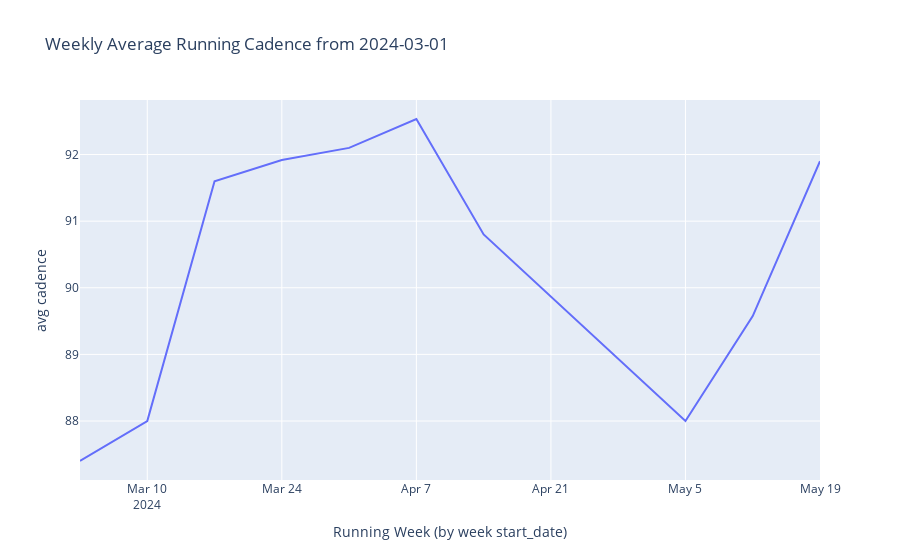

Source (notebook cell):
### Code cell
group_cadence_by_week = running_data.groupby(pd.Grouper(key="start_date", freq="W"))['average_cadence'].mean().reset_index()
avg_cadence_time = group_cadence_by_week[(group_cadence_by_week['average_cadence'].notnull())]
fig = px.line(avg_cadence_time, x="start_date", y="average_cadence", title = f"Weekly Average Running Cadence from {earliest_running_date}")
fig.update_layout(xaxis_title ="Running Week (by week start_date)", yaxis_title = "avg cadence")
fig.show()

### Figure 1 — Plotly figure (JSON) as saved in the notebook; plotly's stock layout.template omitted (floating-point values rounded to 4 significant figures)
{"data": [{"hovertemplate": "start_date=%{x}<br>average_cadence=%{y}<extra></extra>", "legendgroup": "", "line": {"color": "#636efa", "dash": "solid"}, "marker": {"symbol": "circle"}, "mode": "lines", "name": "", "orientation": "v", "showlegend": false, "type": "scatter", "x": ["2024-03-03T00:00:00+00:00", "2024-03-10T00:00:00+00:00", "2024-03-17T00:00:00+00:00", "2024-03-24T00:00:00+00:00", "2024-03-31T00:00:00+00:00", "2024-04-07T00:00:00+00:00", "2024-04-14T00:00:00+00:00", "2024-05-05T00:00:00+00:00", "2024-05-12T00:00:00+00:00", "2024-05-19T00:00:00+00:00"], "xaxis": "x", "y": [87.4, 88, 91.6, 91.92, 92.1, 92.53, 90.8, 88, 89.58, 91.9], "yaxis": "y"}], "layout": {"autosize": true, "legend": {"tracegroupgap": 0}, "title": {"text": "Weekly Average Running Cadence from 2024-03-01"}, "xaxis": {"anchor": "y", "autorange": true, "domain": [0, 1], "range": ["2024-03-03", "2024-05-19"], "title": {"text": "Running Week (by week start_date)"}, "type": "date"}, "yaxis": {"anchor": "x", "autorange": true, "domain": [0, 1], "range": [87.11, 92.82], "title": {"text": "avg cadence"}, "type": "linear"}}}
